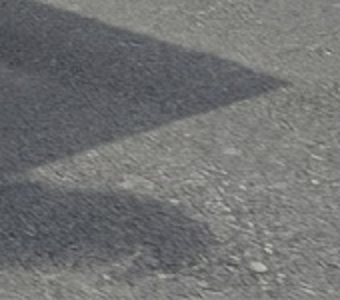
#> input picture render/_cc_illust_v5_clean.png, 340 x 300 px, given in place of gen01.png, which was not available
$ python _cc.py
#> lines starting #> are read from the running program, lines starting #| are printed output that depends on the picture
from PIL import Image
for kind in ("illust_v5_clean","photo_v5_clean"):
    im=Image.open(fr"images\{kind}\gen01.png")
#> im is the input picture: PIL image 340x300 RGB; mean R, G, B 113.4, 114.4, 114.3
    W,H=im.size
#> W = 340; H = 300
    im.crop((W-170,H-150,W,H)).resize((340,300)).save(fr"render\_cc_{kind}.png")
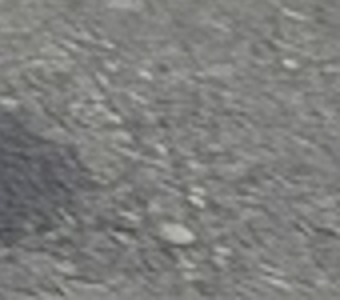
#> saved as _cc_illust_v5_clean.png: PIL image 340x300 RGB; mean R, G, B 126.4, 126.6, 124.8
#> pass 2 of the loop `for kind in ("illust_v5_clean","photo_v5_clean"):`:
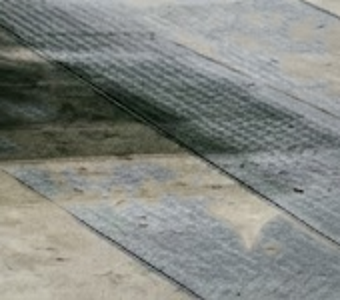
#> input picture render/_cc_photo_v5_clean.png, 340 x 300 px, given in place of gen01.png, which was not available
#> im is the input picture: PIL image 340x300 RGB; mean R, G, B 131.7, 135, 130
#> `im.crop((W-170,H-150,W,H)).resize((340,300)).save(fr"render\_cc_{kind}..`:
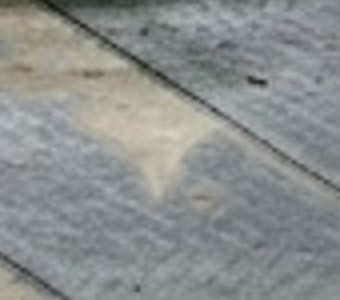
#> saved as _cc_photo_v5_clean.png: PIL image 340x300 RGB; mean R, G, B 139, 143.2, 141.7
print("ok")
